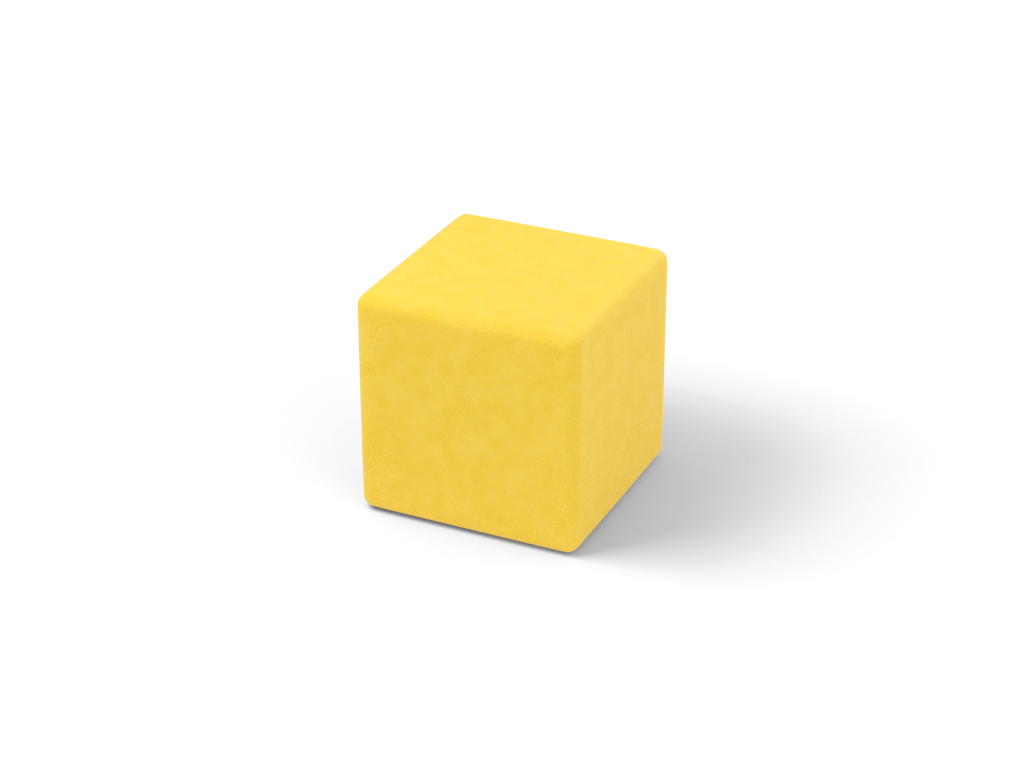
#> input picture rework/deck/images/png/P2_exec_summary_2048x1536.png, 2048 x 1536 px (shown at 1/2 size)
$ python postprocess_alpha.py png/P2_exec_summary_2048x1536.png
#> lines starting #> are read from the running program, lines starting #| are printed output that depends on the picture
"""Clean the alpha channel of a rendered PNG, in place.

The shadow-catcher floor picks up a very faint sky-light shade (alpha 1 to 8 of 255) far from the
cubes. It is invisible on its own but can show as a faint box once the PNG sits on the slide. Alpha at
or below KNEE goes to 0 and the rest is rescaled so that 255 stays 255. The cube (alpha 255) and the
contact shadow (alpha well above the knee) are not changed in any way that shows; RGB is not touched.

    python postprocess_alpha.py file1.png [file2.png ...]
"""
import sys

import numpy as np
from PIL import Image

KNEE = 7


def clean(path):
#> called with path = 'png/P2_exec_summary_2048x1536.png'
    im = Image.open(path).convert("RGBA")
#> im is the input picture: PIL image 2048x1536 RGBA; mean R, G, B, A 26.7, 22.9, 9.4, 29.6
    arr = np.array(im)
    a = arr[..., 3].astype(np.float32)
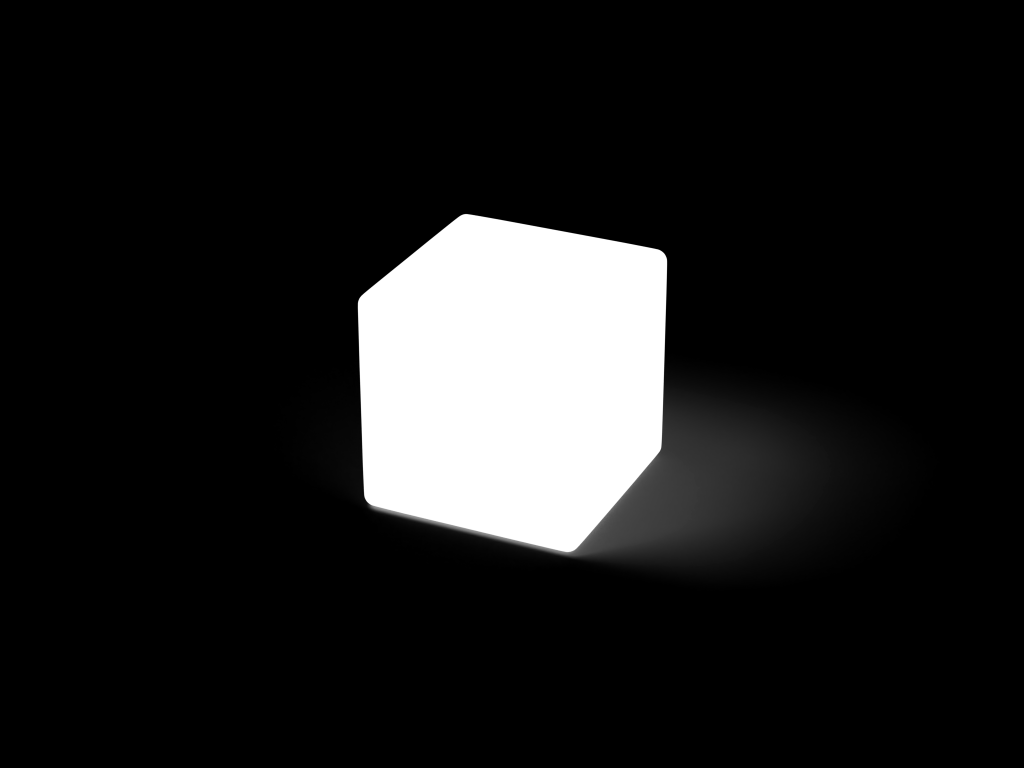
#> a: shape (1536, 2048) float32 (shown at 1/2 size); min 0, max 255, mean 29.6
    out = np.clip((a - KNEE) * 255.0 / (255.0 - KNEE), 0, 255)
    arr[..., 3] = np.rint(out).astype(np.uint8)
    Image.fromarray(arr, "RGBA").save(path, optimize=True)
    return float((a == 0).mean()), float((arr[..., 3] == 0).mean())


if __name__ == "__main__":
    for p in sys.argv[1:]:
        before, after = clean(p)
#> before = 0.801; after = 0.836
        print("%s transparent %.1f%% -> %.1f%%" % (p, 100 * before, 100 * after))
#| png/P2_exec_summary_2048x1536.png transparent 80.1% -> 83.6%
